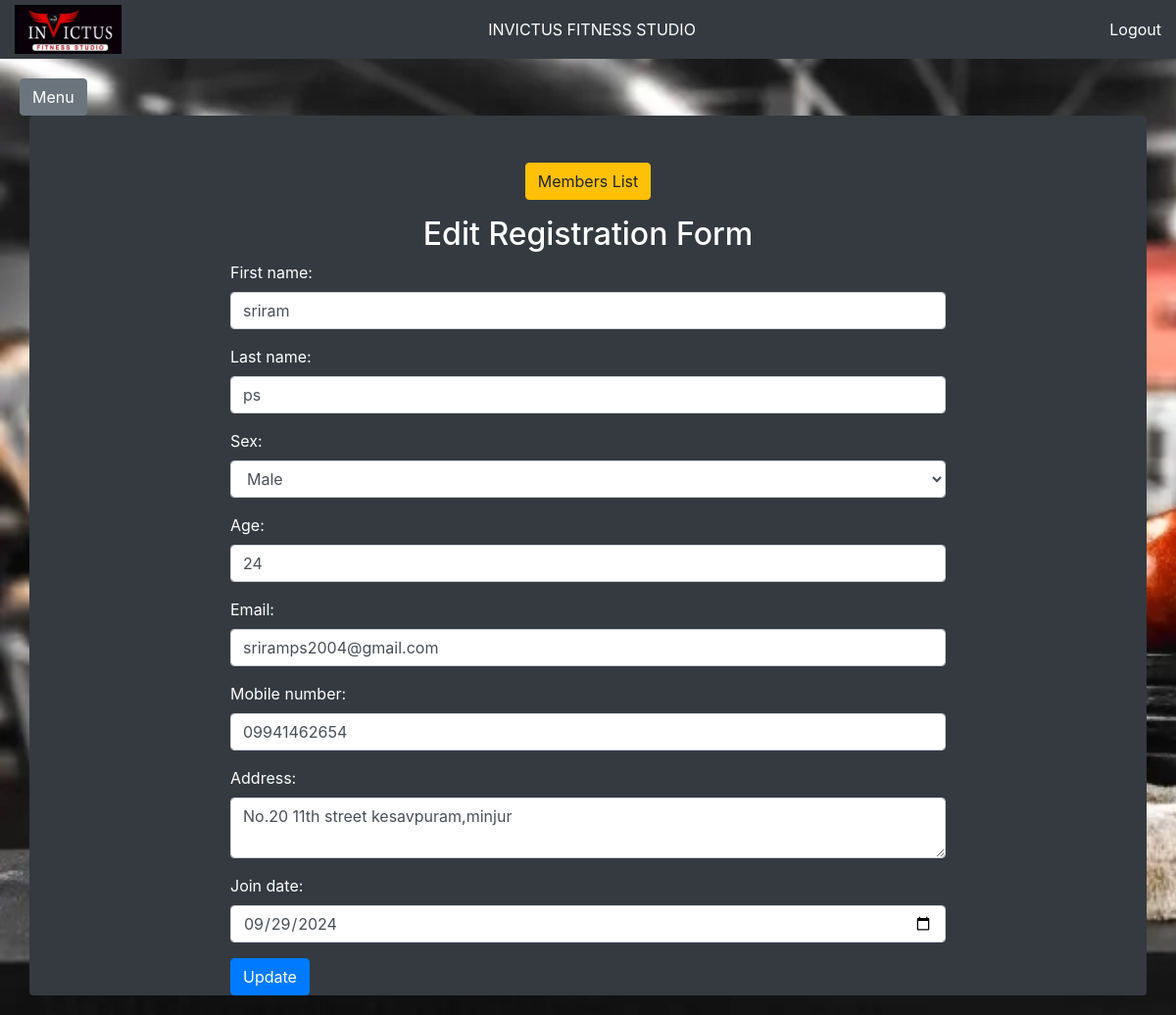
The app's page /edit_member/7/ with its own data.
### registration/models.py (models this page shows, shortened)
class Registers(models.Model):
    SEX_CHOICES = [
        ('Male', 'Male'),
        ('Female', 'Female'),
        ('Other', 'Other'),
    ]
    user = models.OneToOneField(User, on_delete=models.CASCADE)
    first_name = models.CharField(max_length=100)
    last_name = models.CharField(max_length=100)
    sex = models.CharField(max_length=10, choices=SEX_CHOICES)
    age = models.PositiveIntegerField()
    email = models.EmailField(unique=True)
    mobile_number = models.CharField(max_length=15)
    address = models.TextField()
    join_date = models.DateField(null=True, blank=True)
    class Meta:
        db_table='registers'

### registration/views.py (the view)
# urls.py: path('edit_member/<int:member_id>/', edit_member, name='edit_member'),
def edit_member(request, member_id):
    member = Registers.objects.get(id=member_id)
    if request.method == 'POST':
        form = RegisterForm(request.POST, instance=member)
        if form.is_valid():
            form.save()
            return redirect('members_list')
    else:
        form = RegisterForm(instance=member)
    return render(request, 'registration/edit_member.html', {'form': form})

### registration/forms.py
class RegisterForm(forms.ModelForm):
    class Meta:
        model = Registers
        fields = [
            'first_name',
            'last_name',
            'sex',
            'age',
            'email',
            'mobile_number',
            'address',
            'join_date'
        ]
        widgets = {
            'first_name': forms.TextInput(attrs={'class': 'form-control', 'placeholder': 'First Name'}),
            'last_name': forms.TextInput(attrs={'class': 'form-control', 'placeholder': 'Last Name'}),
            'sex': forms.Select(attrs={'class': 'form-control'}),
            'age': forms.NumberInput(attrs={'class': 'form-control', 'placeholder': 'Age'}),
            'email': forms.EmailInput(attrs={'class': 'form-control', 'placeholder': 'Email'}),
            'mobile_number': forms.TextInput(attrs={'class': 'form-control', 'placeholder': 'Mobile Number'}),
            'address': forms.Textarea(attrs={'class': 'form-control', 'rows': 2, 'placeholder': 'Address'}),
            'join_date': forms.DateInput(attrs={'type': 'date', 'class': 'form-control', 'placeholder': 'Join Date'}),
        }

### main/templates/registration/edit_member.html
{% extends "base.html" %} {% block content %}
<div class="container bg-dark text-white rounded">
  <div class="row justify-content-center">
    <div class="col-12 text-center mt-5 mb-3">
      <button
        type="button"
        class="btn btn-warning"
        onclick="window.location.href = '/members_list/'"
      >
        Members List
      </button>
    </div>
  </div>
  <div class="row justify-content-center">
    <div class="col-md-8">
      <h2 class="text-center">Edit Registration Form</h2>
      <form method="post">
        {% csrf_token %} {{ form.as_p }}
        <button type="submit" class="btn btn-primary">Update</button>
      </form>
    </div>
  </div>
</div>
{% endblock %}

### records on screen
Registers: first_name "sriram", last_name "ps", sex "Male", age "24", email "sriramps2004@gmail.com", mobile_number "09941462654", address "No.20 11th street kesavpuram,minjur", join_date "09/29/2024"
